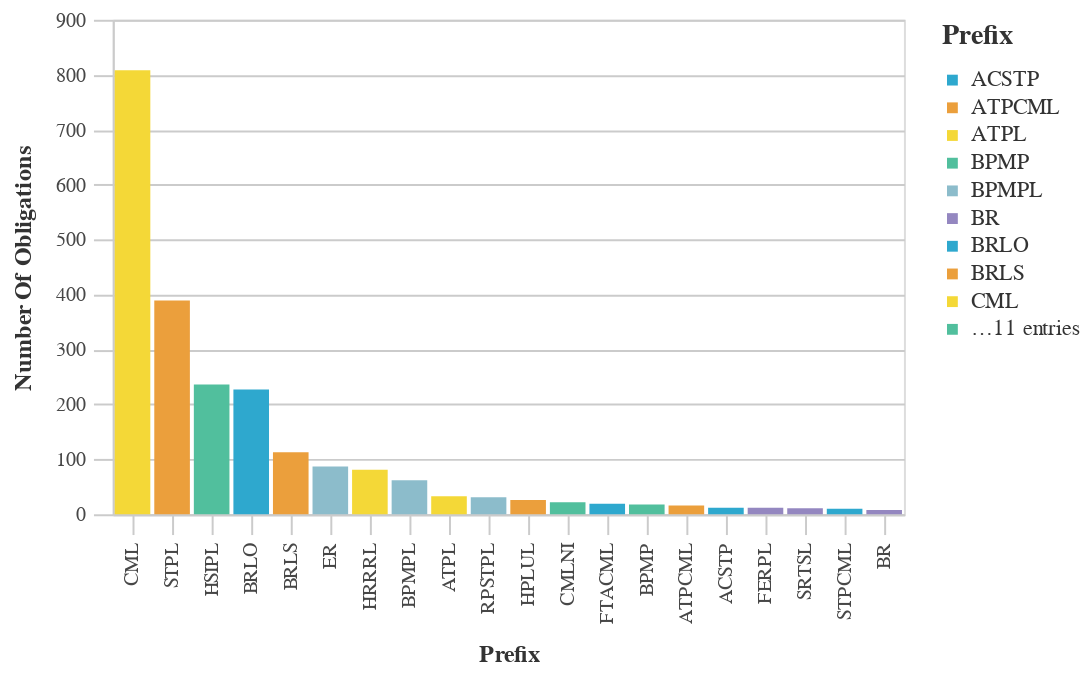

The code cell stored with this chart in its notebook:
### Code cell
#Bar chart with the Most Used Prefix Counts
chart_df = (df_top>>filter(_.variable=='prefix')).rename(columns={"value":"Prefix",
                                 "count":"Number of Obligations"})
chart9= (_dla_utils_reports.basic_bar_chart_no_save(chart_df, 'Prefix', 'Number of Obligations', 'Prefix', district))
    
display(HTML("<h4><strong>Most Used Prefix Codes</strong></h4>"))
chart9

### Figure 1 — Vega-Lite specification as saved in the notebook (floating-point values rounded to 4 significant figures)
{"config": {"view": {"continuousWidth": 400, "continuousHeight": 300}, "axis": {"domainColor": "#cbcbcb", "grid": true, "gridColor": "#cbcbcb", "gridWidth": 1, "labelColor": "#474747", "labelFont": "Nunito Sans", "labelFontSize": 10, "labelPadding": 4, "tickColor": "#cbcbcb", "tickSize": 10, "titleColor": "#333", "titleFont": "Raleway", "titleFontSize": 12, "titlePadding": 10}, "axisBand": {"grid": false}, "background": "white", "font": "Raleway", "header": {"labelFont": "Nunito Sans", "titleFont": "Raleway"}, "legend": {"labelColor": "#333", "labelFont": "Nunito Sans", "labelFontSize": 11, "labelLimit": 0, "padding": 1, "symbolSize": 30, "symbolType": "square", "titleColor": "#333", "titleFont": "Raleway", "titleFontSize": 14, "titlePadding": 10}, "title": {"anchor": "middle", "font": "Raleway", "fontSize": 18, "fontWeight": 300, "offset": 20}}, "data": {"name": "data-29ab7982ab0e6b37ff8b756ffe77044e"}, "mark": "bar", "encoding": {"color": {"field": "Prefix", "legend": {"symbolLimit": 10, "title": "Prefix"}, "scale": {"range": ["#2EA8CE", "#EB9F3C", "#F4D837", "#51BF9D", "#8CBCCB", "#9487C0"]}, "type": "nominal"}, "tooltip": [{"field": "Prefix", "type": "nominal"}, {"field": "Number of Obligations", "type": "quantitative"}], "x": {"field": "Prefix", "sort": "-y", "title": "Prefix", "type": "nominal"}, "y": {"field": "Number of Obligations", "title": "Number Of Obligations", "type": "quantitative"}}, "height": 250, "width": 400, "$schema": "https://vega.github.io/schema/vega-lite/v4.17.0.json", "datasets": {"data-29ab7982ab0e6b37ff8b756ffe77044e": [{"Prefix": "CML", "Number of Obligations": 808, "variable": "prefix"}, {"Prefix": "STPL", "Number of Obligations": 389, "variable": "prefix"}, {"Prefix": "HSIPL", "Number of Obligations": 236, "variable": "prefix"}, {"Prefix": "BRLO", "Number of Obligations": 227, "variable": "prefix"}, {"Prefix": "BRLS", "Number of Obligations": 113, "variable": "prefix"}, {"Prefix": "ER", "Number of Obligations": 87, "variable": "prefix"}, {"Prefix": "HRRRL", "Number of Obligations": 81, "variable": "prefix"}, {"Prefix": "BPMPL", "Number of Obligations": 62, "variable": "prefix"}, {"Prefix": "ATPL", "Number of Obligations": 33, "variable": "prefix"}, {"Prefix": "RPSTPL", "Number of Obligations": 31, "variable": "prefix"}, {"Prefix": "HPLUL", "Number of Obligations": 26, "variable": "prefix"}, {"Prefix": "CMLNI", "Number of Obligations": 22, "variable": "prefix"}, {"Prefix": "FTACML", "Number of Obligations": 19, "variable": "prefix"}, {"Prefix": "BPMP", "Number of Obligations": 18, "variable": "prefix"}, {"Prefix": "ATPCML", "Number of Obligations": 16, "variable": "prefix"}, {"Prefix": "ACSTP", "Number of Obligations": 12, "variable": "prefix"}, {"Prefix": "FERPL", "Number of Obligations": 12, "variable": "prefix"}, {"Prefix": "SRTSL", "Number of Obligations": 11, "variable": "prefix"}, {"Prefix": "STPCML", "Number of Obligations": 10, "variable": "prefix"}, {"Prefix": "BR", "Number of Obligations": 8, "variable": "prefix"}]}}
